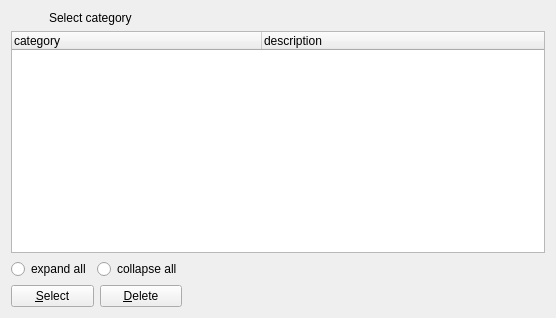
<?xml version="1.0" encoding="UTF-8"?>
<ui version="4.0">
 <class>category_select_form</class>
 <widget class="QWidget" name="category_select">
  <property name="geometry">
   <rect>
    <x>0</x>
    <y>0</y>
    <width>556</width>
    <height>318</height>
   </rect>
  </property>
  <property name="windowTitle">
   <string>Categories</string>
  </property>
  <layout class="QGridLayout" name="gridLayout">
   <item row="2" column="0">
    <layout class="QHBoxLayout" name="horizontalLayout_4">
     <item>
      <widget class="QRadioButton" name="radioButton">
       <property name="text">
        <string>expand all</string>
       </property>
      </widget>
     </item>
     <item>
      <widget class="QRadioButton" name="radioButton_2">
       <property name="text">
        <string>collapse all</string>
       </property>
      </widget>
     </item>
    </layout>
   </item>
   <item row="5" column="0">
    <layout class="QHBoxLayout" name="horizontalLayout">
     <item>
      <widget class="QPushButton" name="select">
       <property name="text">
        <string>&amp;Select</string>
       </property>
       <property name="form" stdset="0">
        <string notr="true">category_add?parentID={main.category.selected}</string>
       </property>
      </widget>
     </item>
     <item>
      <widget class="QPushButton" name="cancel">
       <property name="text">
        <string>&amp;Delete</string>
       </property>
       <property name="action" stdset="0">
        <string notr="true">deleteCategory category {id={main.category.selected}}</string>
       </property>
       <property name="form" stdset="0">
        <string notr="true">categories</string>
       </property>
      </widget>
     </item>
    </layout>
   </item>
   <item row="2" column="1">
    <spacer name="horizontalSpacer">
     <property name="orientation">
      <enum>Qt::Horizontal</enum>
     </property>
     <property name="sizeHint" stdset="0">
      <size>
       <width>40</width>
       <height>20</height>
      </size>
     </property>
    </spacer>
   </item>
   <item row="1" column="0" colspan="2">
    <widget class="QTreeWidget" name="category">
     <property name="itemsExpandable">
      <bool>true</bool>
     </property>
     <property name="action" stdset="0">
      <string notr="true">CategoryHierarchyRequest category {id=1}</string>
     </property>
     <attribute name="headerDefaultSectionSize">
      <number>250</number>
     </attribute>
     <column>
      <property name="text">
       <string>category</string>
      </property>
     </column>
     <column>
      <property name="text">
       <string>description</string>
      </property>
     </column>
    </widget>
   </item>
   <item row="0" column="0">
    <layout class="QHBoxLayout" name="horizontalLayout_2">
     <item>
      <widget class="QLabel" name="label_2">
       <property name="maximumSize">
        <size>
         <width>32</width>
         <height>32</height>
        </size>
       </property>
       <property name="text">
        <string/>
       </property>
       <property name="pixmap">
        <pixmap resource="../qtclient.qrc">:/images/folders.png</pixmap>
       </property>
      </widget>
     </item>
     <item>
      <widget class="QLabel" name="label">
       <property name="text">
        <string>Select category</string>
       </property>
      </widget>
     </item>
    </layout>
   </item>
  </layout>
 </widget>
 <tabstops>
  <tabstop>category</tabstop>
  <tabstop>radioButton</tabstop>
  <tabstop>radioButton_2</tabstop>
  <tabstop>select</tabstop>
  <tabstop>cancel</tabstop>
 </tabstops>
 <resources>
  <include location="../qtclient.qrc"/>
 </resources>
 <connections>
  <connection>
   <sender>radioButton</sender>
   <signal>toggled(bool)</signal>
   <receiver>category</receiver>
   <slot>expandAll()</slot>
   <hints>
    <hint type="sourcelabel">
     <x>66</x>
     <y>270</y>
    </hint>
    <hint type="destinationlabel">
     <x>62</x>
     <y>234</y>
    </hint>
   </hints>
  </connection>
  <connection>
   <sender>radioButton_2</sender>
   <signal>toggled(bool)</signal>
   <receiver>category</receiver>
   <slot>collapseAll()</slot>
   <hints>
    <hint type="sourcelabel">
     <x>146</x>
     <y>265</y>
    </hint>
    <hint type="destinationlabel">
     <x>146</x>
     <y>227</y>
    </hint>
   </hints>
  </connection>
 </connections>
</ui>
